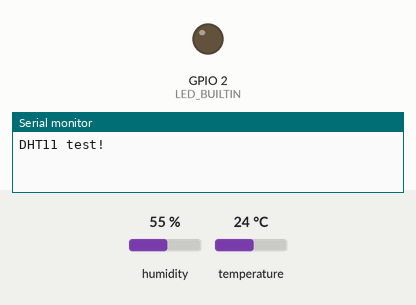
The sketch below on a simulated ESP32. Shown: output pins drawn as LEDs (lit = HIGH), the last lines printed to the serial monitor. The test bench sets the inputs (shaded band); at power-on: temperature 24 °C, humidity 55 %.

Above: at 2.2 s.
2.3 s: temperature set to 26 °C
6.5 s: temperature set to 29 °C
At 8.3 s:
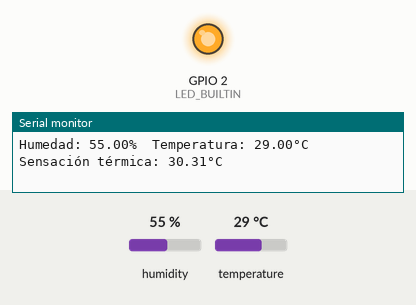
9.5 s: temperature set to 12 °C
At 11.9 s:
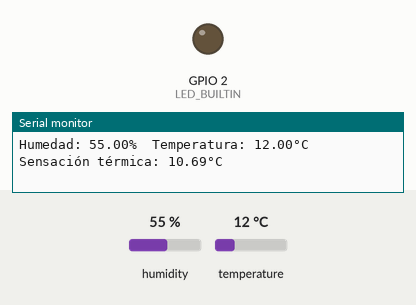
12.6 s: temperature set to 28 °C
At 14.4 s:
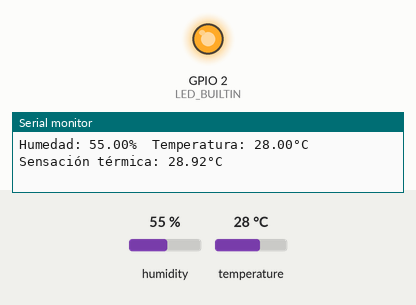
Timing chart, 0 to 15.9 s (numbered marks = the images above; inputs shaded):
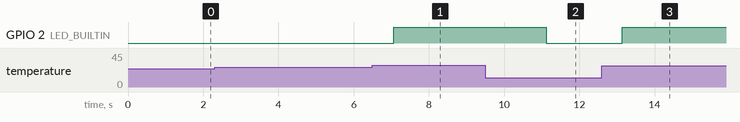

The sketch:

Sensor_Hum_y_Temp_enciende_LED.ino
```cpp
// - DHT Sensor Library: https://github.com/adafruit/DHT-sensor-library
// - Adafruit Unified Sensor Lib: https://github.com/adafruit/Adafruit_Sensor

#include "DHT.h"
#include <Adafruit_Sensor.h>

#define DHTPIN 33     // Digital pin connected to the DHT sensor    ...anteriormente DHTPIN 4

#define DHTTYPE DHT11   // DHT 11

DHT dht(DHTPIN, DHTTYPE);

void setup() {
  pinMode(LED_BUILTIN, OUTPUT);
  Serial.begin(115200);
  delay(1000);
  Serial.println(F("DHT11 test!"));

  dht.begin();
}

void loop() {
  delay(2000);

  // Reading temperature or humidity takes about 250 milliseconds!
  // Sensor readings may also be up to 2 seconds 'old' (its a very slow sensor)
  float h = dht.readHumidity();
  // Read temperature as Celsius (the default)
  float t = dht.readTemperature();
  // Read temperature as Fahrenheit (isFahrenheit = true)
  float f = dht.readTemperature(true);

  // Check if any reads failed and exit early (to try again).
  if (isnan(h) || isnan(t) || isnan(f)) {
    Serial.println(F("Falló lectura del sensor DHT!"));
    return;
  }

  // Compute heat index in Fahrenheit (the default)
  //float hif = dht.computeHeatIndex(f, h);

  // Compute heat index in Celsius (isFahreheit = false)
  float hic = dht.computeHeatIndex(t, h, false);

  Serial.print(F("Humedad: "));
  Serial.print(h);
  Serial.print(F("%  Temperatura: "));
  Serial.print(t);
  Serial.print(F("°C  Sensación térmica: "));
  Serial.print(hic);
  Serial.println(F("°C"));
  if (t > 27){
    digitalWrite(LED_BUILTIN,HIGH);
  } else {
    digitalWrite(LED_BUILTIN,LOW);
  }
}


// Connect pin 1 (on the left) of the sensor to +5V
// NOTE: If using a board with 3.3V logic like an Arduino Due connect pin 1
// to 3.3V instead of 5V!
// Connect pin 2 of the sensor to whatever your DHTPIN is
// Connect pin 4 (on the right) of the sensor to GROUND
// Connect a 10K resistor from pin 2 (data) to pin 1 (power) of the sensor
```

Measured:
- the behaviour switches between 27 and 28 °C on temperature (found by bisection; images 0 and 1)
- after the input at 6.5 s, GPIO 2 (LED_BUILTIN): LOW → HIGH after 0.57 s
- after the input at 9.5 s, GPIO 2 (LED_BUILTIN): HIGH → LOW after 1.6 s
- after the input at 12.6 s, GPIO 2 (LED_BUILTIN): LOW → HIGH after 0.54 s
